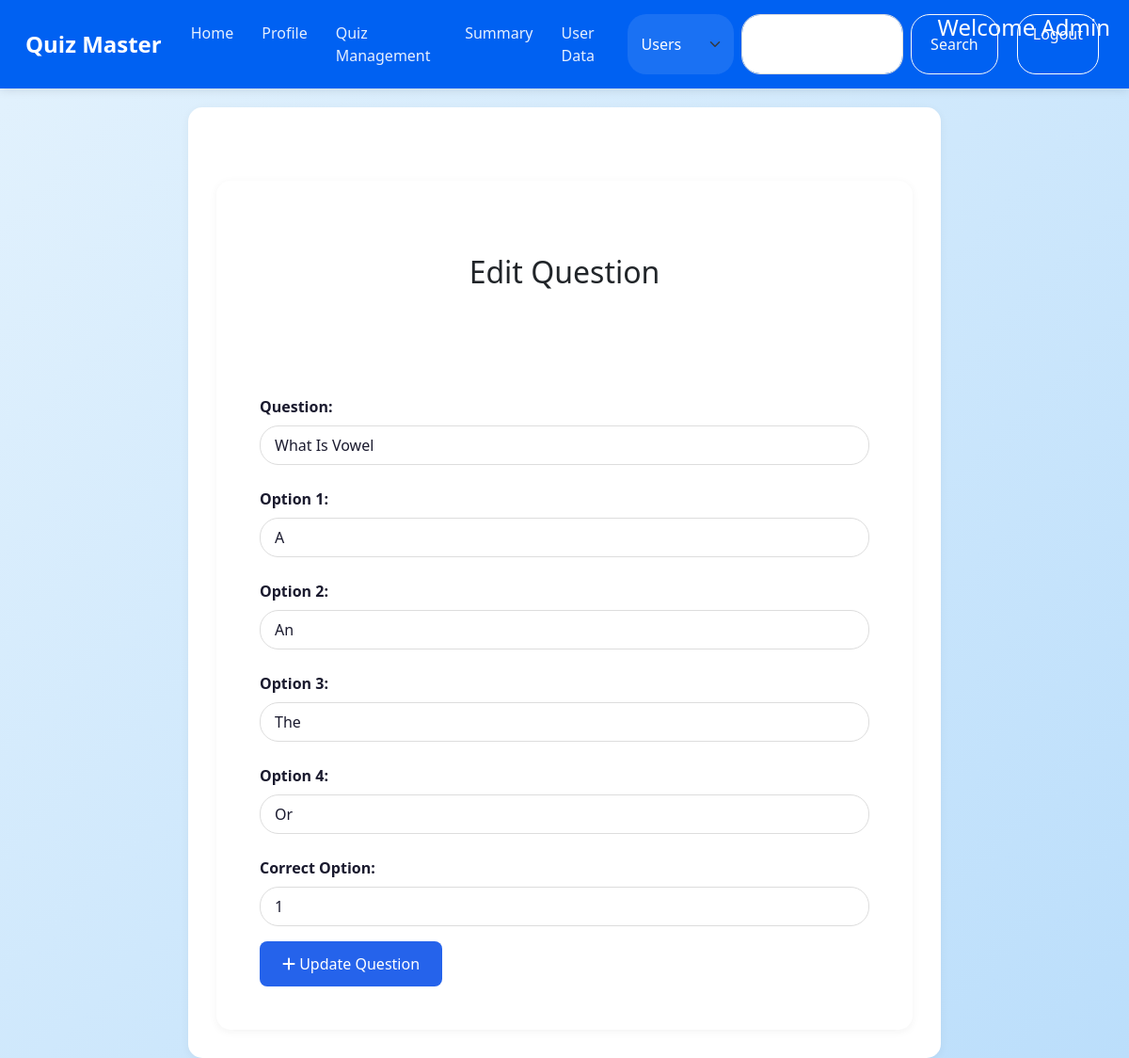
The page /quiz/1/question/1/edit (signed in) on the database its author committed.
### models.py (models this page shows)
class User(db.Model):
    id = db.Column(db.Integer, primary_key = True)
    username = db.Column(db.String(50), unique = True, nullable = False)
    password_hash = db.Column(db.String(256),  nullable = False)
    full_name = db.Column(db.String(100), nullable=False, default='User')
    qualification = db.Column(db.String(255), nullable = True)
    dob = db.Column(db.String(20), nullable = True)
    is_admin = db.Column(db.Boolean, nullable = False, default = False)

class Question(db.Model):
    id = db.Column(db.Integer, primary_key = True)
    question_name = db.Column(db.String(300), nullable = False)
    option1 = db.Column(db.String(50), nullable = False)
    option2 = db.Column(db.String(50), nullable = False)
    option3 = db.Column(db.String(50), nullable = False)
    option4 = db.Column(db.String(50), nullable = False)
    correct_option = db.Column(db.String(50), nullable = False)
    quiz_id = db.Column(db.Integer, db.ForeignKey('quiz.id'), nullable = False)

### controllers/routes.py (the view, shortened to what this page needs)
@app.route("/quiz/<int:id>/question/<int:question_id>/edit", methods=['GET', 'POST'])
@admin_requried
def edit_question(id, question_id):
    user = User.query.get(session['user_id'])
    question = Question.query.get_or_404(question_id)
    return render_template('edit_question.html', question=question, user=user)

### controllers/routes.py (called while the page is built)
def admin_requried(func):
    @wraps(func)
    def decorated_function(*args, **kwargs):
        if 'user_id' not in session:
            return redirect(url_for('login'))
        user = User.query.get(session['user_id'])
        if not user or not user.is_admin:  # Add user existence check
            return redirect(url_for('home'))
        return func(*args, **kwargs)
    return decorated_function

### templates/edit_question.html (shortened to what this page needs)
{% extends 'layout.html' %}
{% block content %}
<div class="container mt-5">
    <div class="card">
        <div class="card-header mb-3 bg p-5 rounded">
            <h2 class="text-center">Edit Question</h2>
        </div>
        <div class="card-body">
            <form method="post">
                <div class="form-group">
                    <label for="question_name" class="form-label mt-4 fw-semibold">Question:</label>
                    <input type="text" class="form-control" name="question_name" value="{{question.question_name}}" placeholder="Enter Question" required>
                </div>
                <div class="form-group">
                    <label for="option1" class="form-label mt-4 fw-semibold">Option 1:</label>
                    <input type="text" class="form-control" name="option1" value="{{question.option1}}" placeholder="Enter Option 1" required>
                </div>
                <div class="form-group">
                    <label for="option2" class="form-label mt-4 fw-semibold">Option 2:</label>
                    <input type="text" class="form-control" name="option2" value="{{question.option2}}" placeholder="Enter Option 2" required>
                </div>
                <div class="form-group">
                    <label for="option3" class="form-label mt-4 fw-semibold">Option 3:</label>
                    <input type="text" class="form-control" name="option3" value="{{question.option3}}" placeholder="Enter Option 3" required>
                </div>
                <div class="form-group">
                    <label for="option4" class="form-label mt-4 fw-semibold">Option 4:</label>
                    <input type="text" class="form-control" name="option4" value="{{question.option4}}" placeholder="Enter Option 4" required>
                </div>
                <div class="form-group">
                    <label for="correct_option" class="form-label mt-4 fw-semibold">Correct Option:</label>
                    <input type="text" class="form-control" name="correct_option" value="{{question.correct_option}}" placeholder="Enter Correct Option"
                        required>
                </div>
                <button type="submit" class="btn btn-primary btn-block mt-3">
                    <i class="fa fa-plus"></i>
                    Update Question</button>
            </form>
        </div>
    </div>
</div>
{% endblock %}

### templates/navbar.html (shortened to what this page needs)
<nav class="navbar navbar-expand-lg bg-body-tertiary">
    <div class="container-fluid">
        <a class="navbar-brand" href="/">Quiz Master</a>
        <div class="collapse navbar-collapse" id="navbarSupportedContent">
            <ul class="navbar-nav me-auto mb-2 mb-lg-0">
                {% if 'user_id' in session %}
                <li class="nav-item">
                    <a class="nav-link" href="{{ url_for('home') }}">Home</a>
                </li>
                <li class="nav-item">
                    <a class="nav-link" href="{{ url_for('profile') }}">Profile</a>
                </li>
                {% if user and user.is_admin %}
                <li class="nav-item">
                    <a class="nav-link" href="{{ url_for('quiz_management') }}">Quiz Management</a>
                </li>
                <li class="nav-item">
                    <a class="nav-link" href="{{ url_for('summary') }}">Summary</a>
                </li>
                <li class="nav-item">
                    <a class="nav-link" href="{{ url_for('user_data') }}">User Data</a>
                </li>
                {% endif %}
                <form class="d-flex" method="GET" action="{{ url_for('search') }}">
                    <select class="form-select me-2" name="source" style="width: auto;">
                        {% if user.is_admin %}
                        <option value="users" {% if source=='users' %}selected{% endif %}>Users</option>
                        {% endif %}
                    </select>
                    <input class="form-control me-2" type="search" placeholder="Search by name" name="q"
                        value="{{ request.args.get('q', '') }}">
                    <button class="btn btn-outline-light" type="submit">Search</button>
                </form>
                <a href="{{ url_for('logout') }}" class="btn btn-logout">Logout</a>
                <h4 class="welcome-message">
                    {% if user.is_admin %}
                    Welcome Admin
                    {% else %}
                    Welcome {{ user.full_name }}
                    {% endif %}
                </h4>
                {% endif %}
            </ul>
        </div>
    </div>
</nav>

### templates/edit_question.html (style rules this page uses)
body { background: linear-gradient(135deg, #E3F2FD, #BBDEFB); font-family: 'Segoe UI', system-ui, sans-serif; }
.container { background-color: white; border-radius: 15px; padding: 30px; margin-top: 20px; box-shadow: 0 2px 10px rgba(0, 0, 0, 0.05); max-width: 800px; }
.card { border: none; background: transparent; }
.card-header { background: transparent; border: none; padding: 20px 0; }
.btn-primary { background-color: #2563EB; color: white; border: none; border-radius: 8px; padding: 12px 24px; font-weight: 500; }
.form-label { font-weight: 500; color: #1A1A2E; margin-bottom: 8px; border: #000; display: block; }
.form-control { color: #1A1A2E !important; background-color: white !important; border: 1px solid #ddd !important; border-radius: 8px; padding: 10px; }

### templates/navbar.html (style rules this page uses)
.navbar { background-color: #0061F2 !important; padding: 15px 0; box-shadow: 0 2px 10px rgba(0, 0, 0, 0.1); }
.navbar-brand { color: white !important; font-size: 24px; font-weight: 600; padding-left: 15px; }
.nav-link { color: rgba(255, 255, 255, 0.9) !important; font-weight: 500; padding: 8px 15px !important; border-radius: 20px; transition: all 0.3s ease; }
.form-select { border-radius: 20px; padding: 8px 15px; padding-right: 35px; border: none; background-color: rgba(255, 255, 255, 0.1); color: white; }
.form-select option { background-color: #0061F2; color: white; }
.form-control { border-radius: 20px; padding: 8px 15px; border: none; background-color: rgba(255, 255, 255, 0.1); color: white; }
.form-control::placeholder { color: rgba(255, 255, 255, 0.7) !important; }
.btn-outline-light { border-radius: 20px; padding: 8px 20px; font-weight: 500; transition: all 0.3s ease; }
.btn-logout { color: #fff8f8; border: none; border-radius: 20px; border: 1px solid #ffffff; padding: 8px 16px; margin: 0 20px; font-weight: 500; text-decoration: none; }
.welcome-message { position: absolute; right: 20px; color: white; font-weight: 500; }

### rows shown on the page
User: source "Users"
Question: question_name "What Is Vowel", option1 "A", option2 "An", option3 "The", option4 "Or", correct_option "1"
